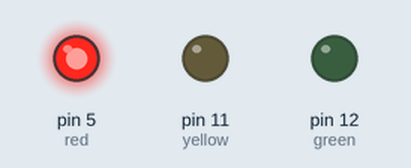
This sketch was run on a simulated Arduino Uno, built with avr-gcc and run on an emulated ATmega328P. On the bench: output pins drawn as LEDs (lit = HIGH).

Above: at 5.0 s.
At 17.0 s:
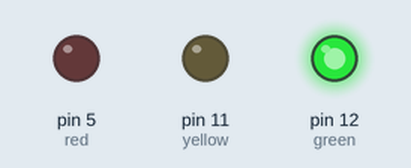
At 23.0 s:
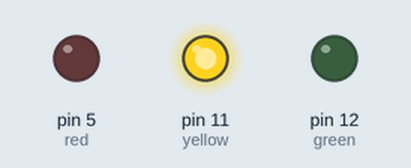
Timing chart, 0 to 31.2 s (numbered marks = the images above):
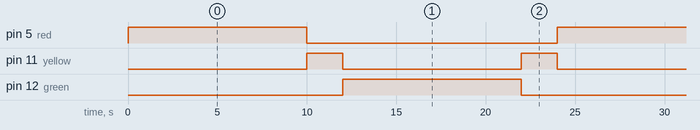

The sketch:

sketch_oct11a.ino
```cpp
int red = 5,yellow = 11, green= 12;
void setup() {
  // put your setup code here, to run once:
  pinMode(red,OUTPUT);
  pinMode(yellow,OUTPUT);
  pinMode(green,OUTPUT);
}

void loop() {
  // put your main code here, to run repeatedly:
  digitalWrite(red,HIGH);
  delay(10000);
  digitalWrite(red,LOW);
  digitalWrite(yellow,HIGH);
  delay(2000);
  digitalWrite(yellow,LOW);
  digitalWrite(green,HIGH);
  delay(10000);
  digitalWrite(green,LOW);
  digitalWrite(yellow,HIGH);
  delay(2000);
  digitalWrite(yellow,LOW);
}
```

Measured:
- by itself, pin 5 (red), pin 12 (green): alternates HIGH for 10.0 s and LOW for 14.0 s
- by itself, pin 11 (yellow): alternates HIGH for 2.0 s and LOW for 10.0 s
- by itself, everything shown: repeats every 24.0 s, in 5 steps
